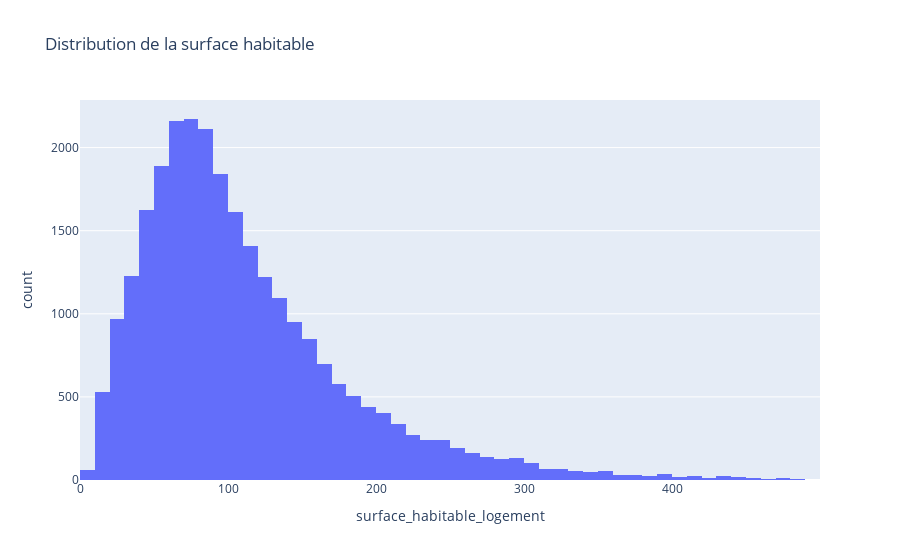

Notebook code for this chart:
### Code cell
df = pd.read_parquet("database_dpe.parquet")
fig_surface = px.histogram(df, x='surface_habitable_logement', nbins=50, title='Distribution de la surface habitable')
plot_div = fig_surface.to_html(full_html=False)
fig_surface.show()

### Figure 1 — Plotly figure (JSON) as saved in the notebook; plotly's stock layout.template omitted (floating-point values rounded to 4 significant figures; data arrays with more than 128 entries replaced by an {"elided": "..."} marker saying what was removed)
{"data": [{"alignmentgroup": "True", "bingroup": "x", "hovertemplate": "surface_habitable_logement=%{x}<br>count=%{y}<extra></extra>", "legendgroup": "", "marker": {"color": "#636efa", "pattern": {"shape": ""}}, "name": "", "nbinsx": 50, "offsetgroup": "", "orientation": "v", "showlegend": false, "type": "histogram", "x": {"elided": "26823 int values"}, "xaxis": "x", "yaxis": "y"}], "layout": {"barmode": "relative", "legend": {"tracegroupgap": 0}, "title": {"text": "Distribution de la surface habitable"}, "xaxis": {"anchor": "y", "domain": [0, 1], "title": {"text": "surface_habitable_logement"}}, "yaxis": {"anchor": "x", "domain": [0, 1], "title": {"text": "count"}}}}
